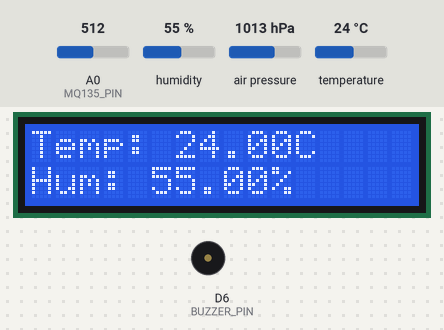
Simulated run of this sketch. Board: ESP8266 (NodeMCU). On the bench: 16×2 character LCD, buzzer (waves = sounding, pin HIGH). The inputs (shaded band) are chosen by the test bench; at power-on: humidity 55 %, temperature 24 °C, air pressure 1013 hPa, A0 (MQ135_PIN) = 512. WiFi joins after 1.5 s; servers stay silent unless stated.

Above: at 6.5 s.
6.6 s: humidity set to 22 %
At 18.4 s:
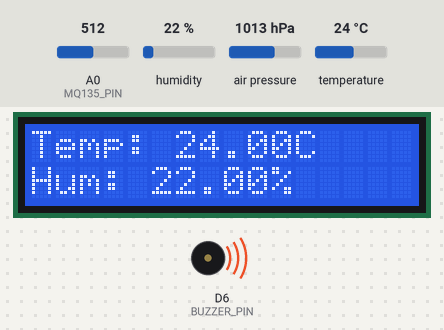
19.5 s: temperature set to 12 °C
28.5 s: air pressure set to 952 hPa
At 36.6 s:
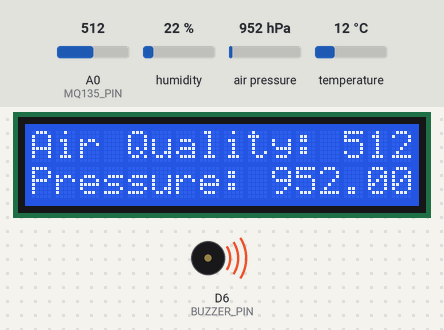
40.7 s: A0 (MQ135_PIN) set to 361
At 48.5 s:
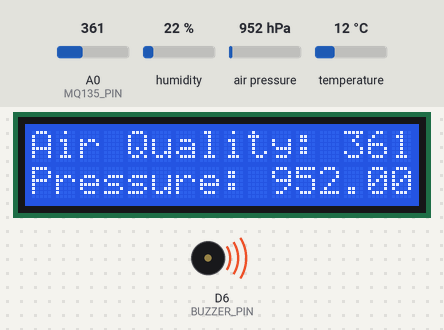
52.8 s: A0 (MQ135_PIN) set to 338
At 60.3 s:
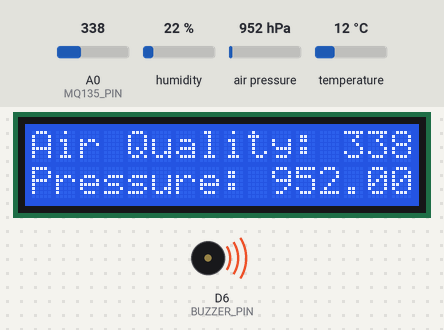
64.9 s: air pressure set to 975 hPa
At 75.9 s:
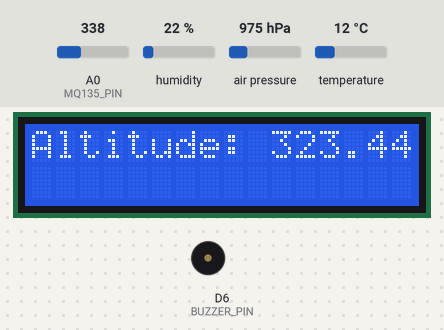
Timing chart, 0 to 77.4 s (numbered marks = the images above; inputs shaded):
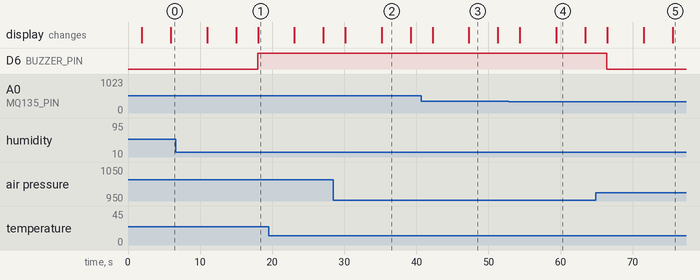

Measured:
- what the display in image 2 shows lasts 4.0 s, from 35.2 s to 39.2 s

The sketch:

Final.ino
```cpp
#define BLYNK_TEMPLATE_ID "TMPL3ljJ3Anak"
#define BLYNK_TEMPLATE_NAME "Air Quality Montoring System"
#define BLYNK_AUTH_TOKEN "bhqwFBHQez9JeTN8mEHTZhLkci9Dwdo2"

#include <Wire.h>
#include <LiquidCrystal_I2C.h>
#include <Adafruit_Sensor.h>
#include <Adafruit_BMP280.h>
#include <DHT.h>
#include <ESP8266WiFi.h>
#include <BlynkSimpleEsp8266.h>

// Pin Definitions
#define DHTPIN D4
#define DHTTYPE DHT11
#define MQ135_PIN A0
#define BUZZER_PIN D6

// Objects Initialization
DHT dht(DHTPIN, DHTTYPE);
Adafruit_BMP280 bmp; // Default I2C address 0x76
LiquidCrystal_I2C lcd(0x27, 16, 2);

// WiFi credentials
char auth[] = BLYNK_AUTH_TOKEN;
char ssid[] = "Arjit Mittal";
char pass[] = "Arjit@3005";

// Blynk Timer
BlynkTimer timer;

void setup() {
  // Serial Monitor
  Serial.begin(115200);

  // Initialize Blynk
  Blynk.begin(auth, ssid, pass);

  // Initialize DHT11
  dht.begin();

  // Initialize LCD
  lcd.init();
  lcd.backlight();

   // Display startup message
  lcd.setCursor(0, 0);
  lcd.print("GROUP 4");
  lcd.setCursor(0, 1);
  lcd.print("AIR MONITORING");
  delay(2000);

  // Set Buzzer pin
  pinMode(12, OUTPUT);

    // Initialize BMP280
  if (!bmp.begin(0x76)) {
    Serial.println("Could not find BMP280 sensor!");
    while (1);
  }

  // Timer to read sensors and update Blynk
  timer.setInterval(2000L, readSensors);
}

void readSensors() {
  // Read DHT11 data
  float temperatureDHT = dht.readTemperature();
  float humidity = dht.readHumidity();

  // Read BMP280 data
  float pressure = bmp.readPressure() / 100.0F; // Convert to hPa
  float altitude = bmp.readAltitude(1013.25); // Standard sea level pressure

  // Read MQ135 data
  int airQuality = analogRead(MQ135_PIN);

  // Display data on LCD
   lcd.clear();
  lcd.setCursor(0, 0);
  lcd.print("Temp: ");
  lcd.print(temperatureDHT);
  lcd.print("C");
  lcd.setCursor(0, 1);
  lcd.print("Hum: ");
  lcd.print(humidity);
  lcd.print("%");

  delay(5000);

  lcd.clear();
  lcd.setCursor(0, 0);
  lcd.print("Air Quality: ");
  lcd.print(airQuality);
  lcd.setCursor(0, 1);
  lcd.print("Pressure: ");
  lcd.print(pressure);
  lcd.print("hPa");

  delay(4000);

  lcd.clear();
  lcd.setCursor(0, 0);
  lcd.print("Altitude: ");
  lcd.print(altitude);

  delay(3000);


  // Push data to Blynk
  Blynk.virtualWrite(V0, temperatureDHT);
  Blynk.virtualWrite(V1, humidity);
  Blynk.virtualWrite(V2, airQuality);
  Blynk.virtualWrite(V3, pressure);
  Blynk.virtualWrite(V4, altitude);

  // Trigger buzzer if air quality exceeds threshold
  if (airQuality > 350 || temperatureDHT > 30) {
    digitalWrite(12, HIGH);
    // Blynk.email("prakharg.1981@gmail.com", "Alert", "Temperature over 28C!");
    Blynk.logEvent("pollution_alert","High Air Quality Detected!");
  } else {
    digitalWrite(12, LOW);
  }
}

void loop() {
  Blynk.run();
  timer.run();
}
```
